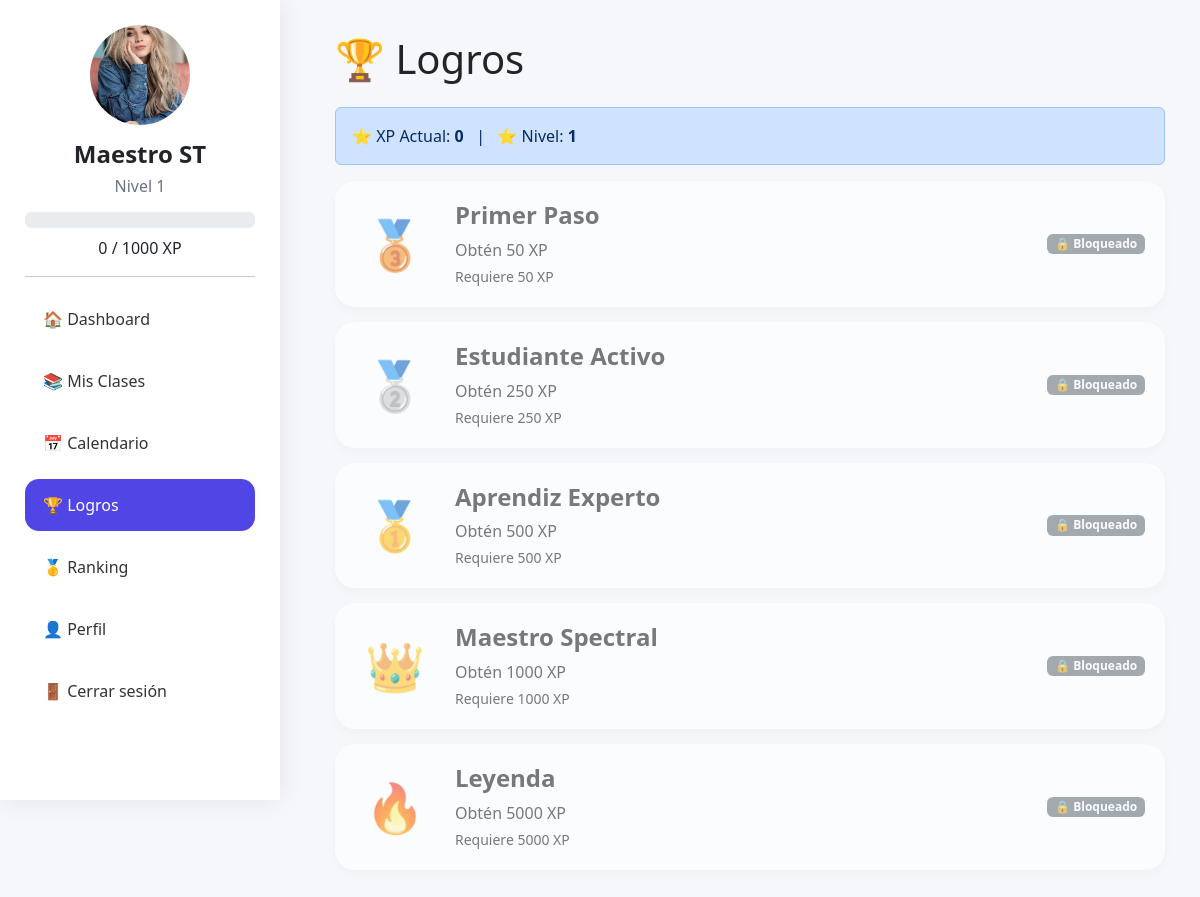
The page /alumno/logros.php (signed in) on the database its author committed.
### tables this page shows
CREATE TABLE `usuarios` (
  `id` int(11) NOT NULL,
  `nombre` varchar(100) DEFAULT NULL,
  `correo` varchar(100) DEFAULT NULL,
  `password` varchar(255) DEFAULT NULL,
  `rol` enum('alumno','maestro') DEFAULT 'alumno',
  `xp` int(11) DEFAULT 0,
  `nivel` int(11) DEFAULT 1,
  `foto` varchar(255) DEFAULT NULL,
  `semestre` varchar(20) DEFAULT NULL,
  `grupo` varchar(20) DEFAULT NULL
);

CREATE TABLE `logros` (
  `id` int(11) NOT NULL,
  `nombre` varchar(100) DEFAULT NULL,
  `descripcion` text DEFAULT NULL,
  `icono` varchar(50) DEFAULT NULL,
  `xp_requerida` int(11) NOT NULL
);

### alumno/logros.php (the view, shortened to what this page needs)
<?php
include '../includes/conexion.php';
include '../includes/sidebar.php';
$id_usuario = $_SESSION['id'];
$usuario = mysqli_fetch_assoc(
    mysqli_query(
        $conexion,
        "SELECT *
FROM usuarios
WHERE id=$id_usuario"
    )
);
$xp = $usuario['xp'];
$logros = mysqli_query(
    $conexion,
    "SELECT *
FROM logros
ORDER BY xp_requerida"
);
?>
<!DOCTYPE html>
<html lang="es">
<head>
    <link href="https://cdn.jsdelivr.net/npm/bootstrap@5.3.7/dist/css/bootstrap.min.css" rel="stylesheet">
</head>
<body>
    <div class="content">
        <h1 class="mb-4">
            🏆 Logros
        </h1>
        <div class="alert alert-primary">
            ⭐ XP Actual:
            <strong><?= $xp ?></strong>
            &nbsp; | &nbsp;
            ⭐ Nivel:
            <strong><?= $usuario['nivel'] ?></strong>
        </div>
        <?php while ($l = mysqli_fetch_assoc($logros)):
            $desbloqueado = $xp >= $l['xp_requerida'];
            $iconos = [
                50 => "🥉",
                250 => "🥈",
                500 => "🥇",
                1000 => "👑",
                5000 => "🔥"
            ];
            $icono = $iconos[$l['xp_requerida']] ?? "🏆";
            ?>
            <div class="logro <?= $desbloqueado ? 'desbloqueado' : 'bloqueado' ?>">
                <div class="icono">
                    <?= $icono ?>
                </div>
                <div class="info-logro">
                    <h4>
                        <?= htmlspecialchars($l['nombre']) ?>
                    </h4>
                    <p class="mb-1">
                        <?= htmlspecialchars($l['descripcion']) ?>
                    </p>
                    <small>
                        Requiere <?= $l['xp_requerida'] ?> XP
                    </small>
                </div>
                <div class="estado">
                    <?php if ($desbloqueado): ?>
                        <span class="badge bg-success">
                            ✅ Desbloqueado
                        </span>
                    <?php else: ?>
                        <span class="badge bg-secondary">
                            🔒 Bloqueado
                        </span>
                    <?php endif; ?>
                </div>
            </div>
        <?php endwhile; ?>
    </div>
</body>
</html>

### includes/sidebar.php (shortened to what this page needs)
<?php
include_once __DIR__ . '/conexion.php';
$id_usuario = $_SESSION['id'];
$usuario = mysqli_fetch_assoc(
    mysqli_query(
        $conexion,
        "SELECT *
         FROM usuarios
         WHERE id = $id_usuario"
    )
);
$xpActual = $usuario['xp'] ?? 0;
$xpNivel = 1000;
$xpActualNivel = $xpActual % $xpNivel;
$paginaActual = basename($_SERVER['PHP_SELF']);
?>
<div class="sidebar">
    <center>
        <img class="foto-perfil" src="<?= !empty($usuario['foto'])
            ? '../uploads/perfiles/' . $usuario['foto']
            : 'https://ui-avatars.com/api/?name=' .
            urlencode($usuario['nombre'])
            ?>">
        <h4>
            <?= htmlspecialchars($usuario['nombre']) ?>
        </h4>
        <h6>
            Nivel <?= $usuario['nivel'] ?>
        </h6>
    </center>
    <div class="progress xp-bar mt-3">
    </div>
    <center class="mt-2">
        <?= $xpActualNivel ?>
        /
        <?= $xpNivel ?>
        XP
    </center>
    <hr>
    <a href="dashboard.php" class="btn-menu <?= $paginaActual == 'dashboard.php' ? 'active' : '' ?>">
        🏠 Dashboard
    </a>
    <a href="mis_clases.php" class="btn-menu <?= $paginaActual == 'mis_clases.php' ? 'active' : '' ?>">
        📚 Mis Clases
    </a>
    <a href="calendario.php" class="btn-menu <?= $paginaActual == 'calendario.php' ? 'active' : '' ?>">
        📅 Calendario
    </a>
    <a href="logros.php" class="btn-menu <?= $paginaActual == 'logros.php' ? 'active' : '' ?>">
        🏆 Logros
    </a>
    <a href="ranking.php" class="btn-menu <?= $paginaActual == 'ranking.php' ? 'active' : '' ?>">
        🥇 Ranking
    </a>
    <a href="perfil.php" class="btn-menu <?= $paginaActual == 'perfil.php' ? 'active' : '' ?>">
        👤 Perfil
    </a>
    <a href="../auth/logout.php" class="btn-menu">
        🚪 Cerrar sesión
    </a>
</div>

### includes/sidebar.php (style rules this page uses)
.sidebar { position: fixed; left: 0; top: 0; width: 280px; height: 100vh; overflow-y: auto; background: white; padding: 25px; box-shadow: 0 0 25px rgba(0, 0, 0, .08); }
.sidebar img { width: 100px !important; height: 100px !important; min-width: 100px !important; min-height: 100px !important; border-radius: 50% !important; object-fit: cover !important; display: block !important; margin: auto !important; }
.sidebar h4 { margin-top: 15px; font-weight: 700; }
.sidebar h6 { color: #6b7280; }
.xp-bar { height: 18px; border-radius: 20px; }
.btn-menu { display: block; width: 100%; text-align: left; padding: 14px 18px; margin-bottom: 10px; border-radius: 14px; text-decoration: none; color: #333; transition: .3s; }
.btn-menu.active { background: #4f46e5; color: white; }

### alumno/logros.php (style rules this page uses)
body { background: #f5f7fb; }
.content { margin-left: 300px; padding: 35px; }
.logro { background: white; border-radius: 20px; padding: 20px; margin-bottom: 15px; display: flex; align-items: center; gap: 20px; box-shadow: 0 4px 12px rgba(0, 0, 0, .05); }
.bloqueado { opacity: .6; }
.icono { font-size: 3rem; min-width: 80px; text-align: center; }
.info-logro { flex: 1; }
.info-logro h4 { margin-bottom: 8px; font-weight: 700; }
.estado { min-width: 150px; text-align: right; }

### rows shown on the page
usuarios: foto (picture), nombre "Maestro ST", nivel "1", xp "0"
logros: xp_requerida "🥉", nombre "Primer Paso", descripcion "Obtén 50 XP", xp_requerida "50", shows "🔒 Bloqueado"
logros: xp_requerida "🥈", nombre "Estudiante Activo", descripcion "Obtén 250 XP", xp_requerida "250", shows "🔒 Bloqueado"
logros: xp_requerida "🥇", nombre "Aprendiz Experto", descripcion "Obtén 500 XP", xp_requerida "500", shows "🔒 Bloqueado"
logros: xp_requerida "👑", nombre "Maestro Spectral", descripcion "Obtén 1000 XP", xp_requerida "1000", shows "🔒 Bloqueado"
logros: xp_requerida "🔥", nombre "Leyenda", descripcion "Obtén 5000 XP", xp_requerida "5000", shows "🔒 Bloqueado"

### other values the page prints
$xpNivel "1000"
